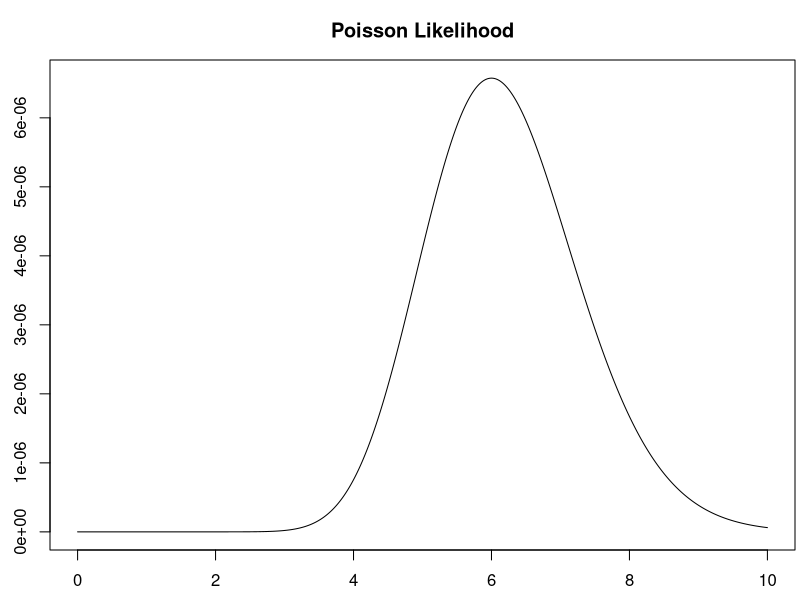

R code for this plot:
p.3v1 <- function(x,lambda=2){
  # each element of x must be a whole number
  prod((lambda^x/factorial(x))*exp(-lambda))
}

p.3v1(c(8,2,8,8,4),2)
p.3v1(c(8,2,8,8,4),3)
p.3v1(c(8,2,8,8,4),4)
p.3v1(c(8,2,8,8,4),5)
p.3v1(c(8,2,8,8,4),6)
p.3v1(c(8,2,8,8,4),6.2)


rm(list=ls())

###Define the distribution###
p <- function(x,lambda=1){
  # x must be a whole number
  (lambda^x/factorial(x))*exp(-lambda)
}

###Define the likelihood function###
LP <- function(lambda,x){
  # The element of x must be a whole numbers.
  prod(p(x,lambda))
}

###Possible Parameter Values###
lambda <- seq(0,10,0.001)

###Data###
# Florida Hurricane Data (2000-2022)
data <- c(8,2,8,8,4)

#Here we calculate the output from the likelihood function given the observed data.
y <- sapply(lambda,FUN=LP,x=data)

#We plot the likelihood function.
par(mar=c(2.5,2.5,3,0.25))
plot(lambda,y,type='l',main='Poisson Likelihood')
